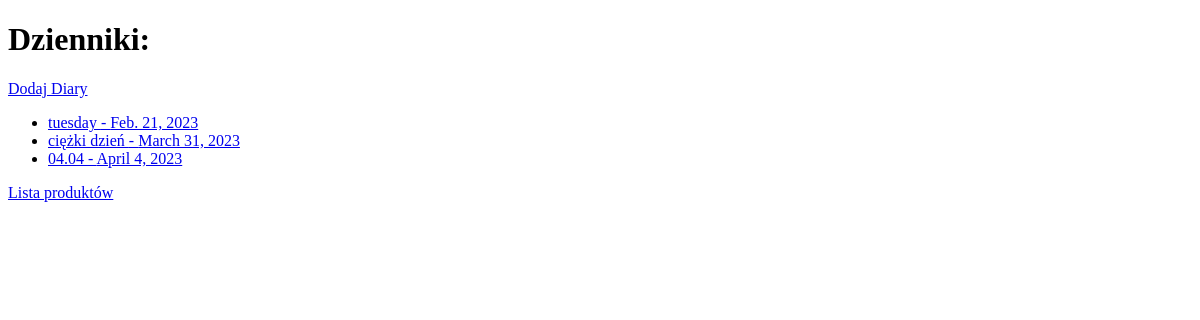
/diary/, run on an earlier commit of the app's database.
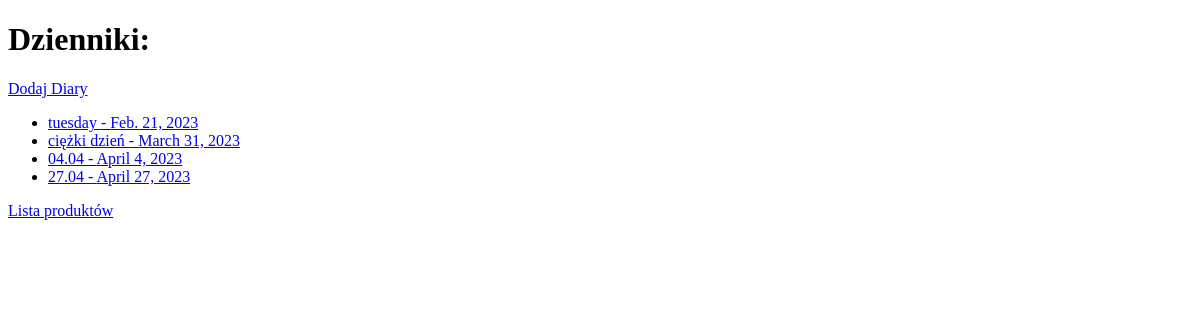
And on a later commit of the database.
### models/models.py (models this page shows, shortened)
class Diary(models.Model):
    date = models.DateField()
    name=models.CharField(max_length=100, null=True)
    products=models.ManyToManyField(Product)

### models/views.py (the view)
# urls.py: path('diary/',views.diary_list,name='diary_list'),
def diary_list(request):
    diary=Diary.objects.all()
    return render(request,'diary_list.html',{'diarys':diary})

### templates/diary_list.html (shortened to what this page needs)
<!DOCTYPE html>
<html>
<head>
</head>
<body>
	<h1>Dzienniki:</h1>
	<a href="{% url 'add_diary' %}">Dodaj Diary</a>
    <ul>
		{%for diary in diarys%}
		<li><a href="{% url 'diary_detail' diary.id %}">{{ diary.name }} - {{ diary.date }}</a></li>
		{%endfor%}
	</ul>
	<a href="{% url 'product_list' %}">Lista produktów</a>
</body>
</html>

What changed in the data, as far as the page shows it:
added Diary: name "27.04", date "April 27, 2023"
